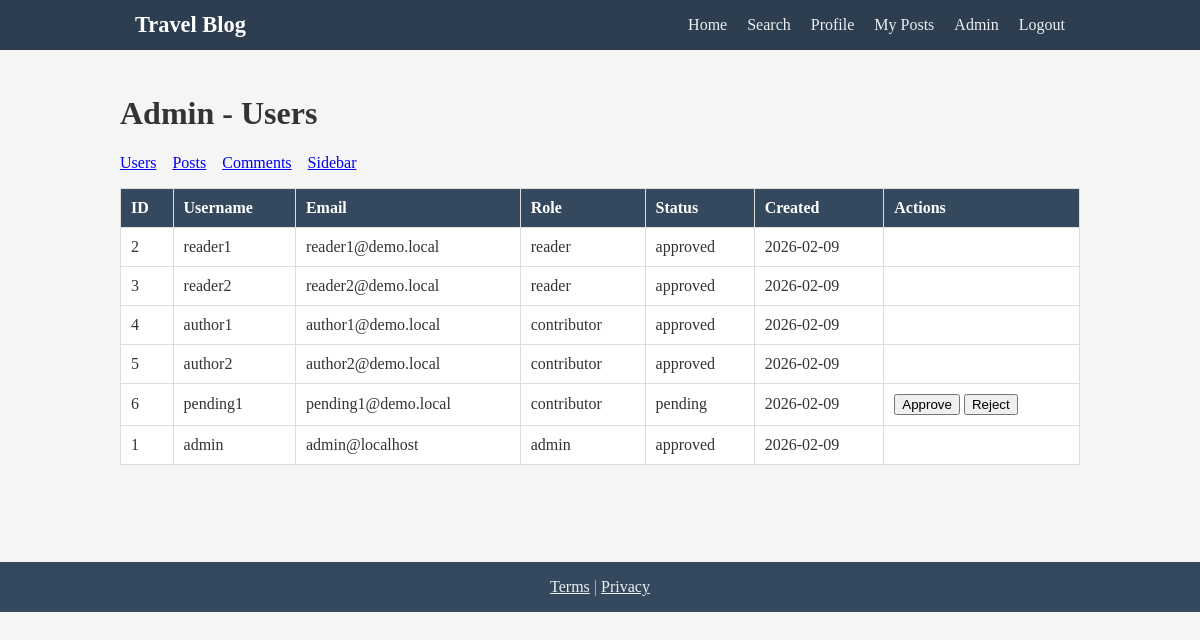
Page /admin/users (signed in) on the committed database.
### tables this page shows
CREATE TABLE users (
            id INTEGER PRIMARY KEY AUTOINCREMENT,
            username TEXT UNIQUE NOT NULL,
            email TEXT UNIQUE NOT NULL,
            password_hash TEXT NOT NULL,
            role TEXT NOT NULL DEFAULT 'reader',
            status TEXT NOT NULL DEFAULT 'pending',
            agreed_terms INTEGER NOT NULL DEFAULT 0,
            created_at TEXT NOT NULL
        );

### app.py (the view)
@app.route("/admin/users")
@admin_required
def admin_users():
    conn = get_db()
    cur = conn.cursor()
    cur.execute(
        "SELECT id, username, email, role, status, created_at FROM users ORDER BY created_at DESC"
    )
    users = [dict(row) for row in cur.fetchall()]
    conn.close()
    return render_template("admin/users.html", users=users)

### auth_utils.py (called while the page is built)
def admin_required(f):
    @wraps(f)
    def inner(*args, **kwargs):
        if "user_id" not in session:
            return redirect(url_for("login", next=request.url))
        from database import get_db
        conn = get_db()
        cur = conn.cursor()
        cur.execute("SELECT role FROM users WHERE id = ?", (session["user_id"],))
        row = cur.fetchone()
        conn.close()
        if not row or row[0] != "admin":
            return redirect(url_for("index"))
        return f(*args, **kwargs)
    return inner

### database.py (called while the page is built)
def get_db():
    conn = sqlite3.connect(DATABASE)
    conn.row_factory = sqlite3.Row
    return conn

### templates/admin/users.html (shortened to what this page needs)
{% extends "base.html" %}
{% block content %}
<h1>Admin - Users</h1>
<nav class="admin-nav">
    <a href="{{ url_for('admin_users') }}">Users</a>
    <a href="{{ url_for('admin_posts') }}">Posts</a>
    <a href="{{ url_for('admin_comments') }}">Comments</a>
    <a href="{{ url_for('admin_sidebar') }}">Sidebar</a>
</nav>
<table class="admin-table">
    <thead>
        <tr><th>ID</th><th>Username</th><th>Email</th><th>Role</th><th>Status</th><th>Created</th><th>Actions</th></tr>
    </thead>
    <tbody>
        {% for u in users %}
        <tr>
            <td>{{ u.id }}</td>
            <td>{{ u.username }}</td>
            <td>{{ u.email }}</td>
            <td>{{ u.role }}</td>
            <td>{{ u.status }}</td>
            <td>{{ u.created_at[:10] }}</td>
            <td>
                {% if u.status == 'pending' %}
                <form action="{{ url_for('admin_approve_user', user_id=u.id) }}" method="post" style="display:inline;">
                    <button type="submit">Approve</button>
                </form>
                <form action="{{ url_for('admin_reject_user', user_id=u.id) }}" method="post" style="display:inline;" onsubmit="return confirm('Reject this user?');">
                    <button type="submit">Reject</button>
                </form>
                {% endif %}
            </td>
        </tr>
        {% endfor %}
    </tbody>
</table>
{% endblock %}

### static/css/style.css (style rules this page uses)
* { box-sizing: border-box; }
body { font-family: Georgia, serif; margin: 0; background: #f5f5f5; color: #333; }
.admin-nav { margin-bottom: 16px; }
.admin-nav a { margin-right: 12px; }
.admin-table { width: 100%; border-collapse: collapse; background: #fff; }
.admin-table th, .admin-table td { padding: 10px; text-align: left; border: 1px solid #ddd; }
.admin-table th { background: #34495e; color: #fff; }

### rows in the picture
users: id "2", username "reader1", email "reader1@demo.local", role "reader", status "approved", created_at "2026-02-09"
users: id "3", username "reader2", email "reader2@demo.local", role "reader", status "approved", created_at "2026-02-09"
users: id "4", username "author1", email "author1@demo.local", role "contributor", status "approved", created_at "2026-02-09"
users: id "5", username "author2", email "author2@demo.local", role "contributor", status "approved", created_at "2026-02-09"
users: id "6", username "pending1", email "pending1@demo.local", role "contributor", status "pending", created_at "2026-02-09"
users: id "1", username "admin", email "admin@localhost", role "admin", status "approved", created_at "2026-02-09"
